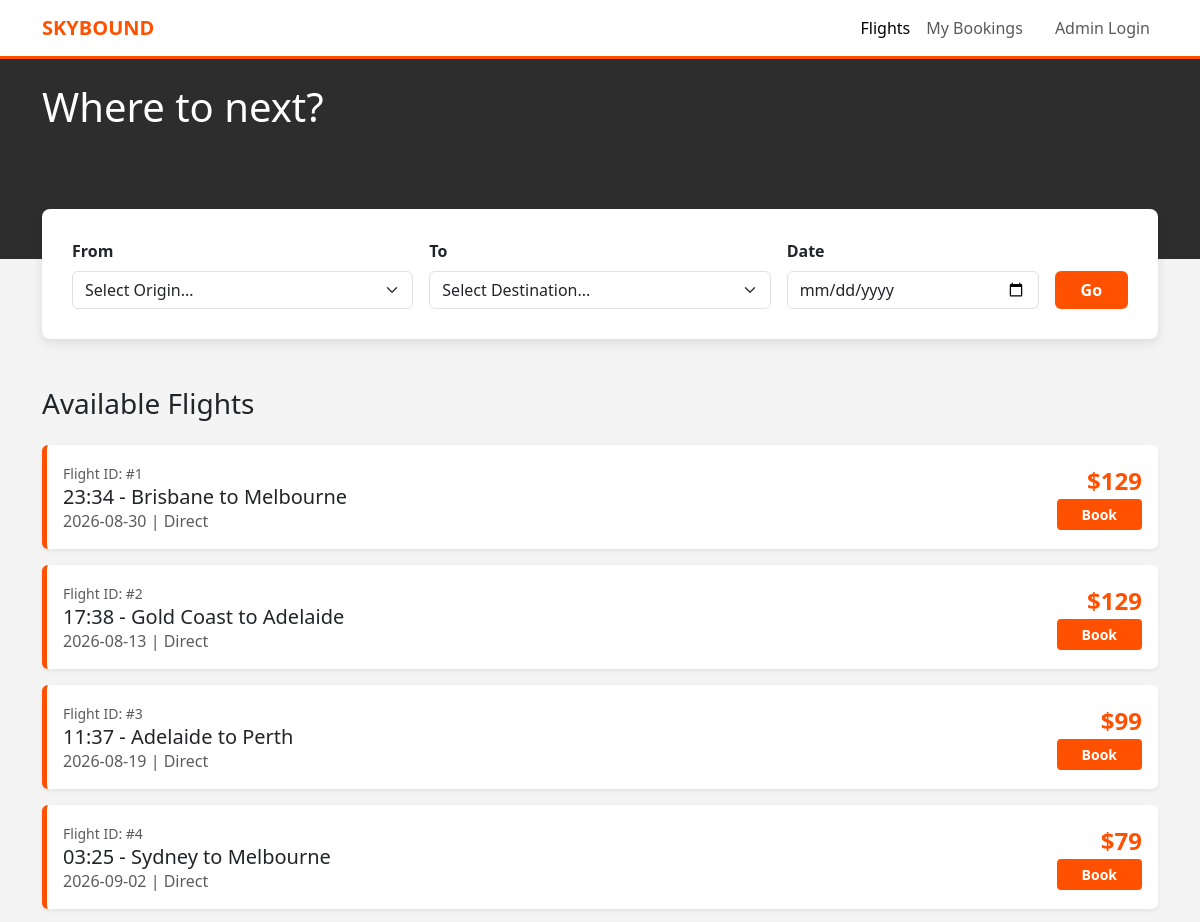
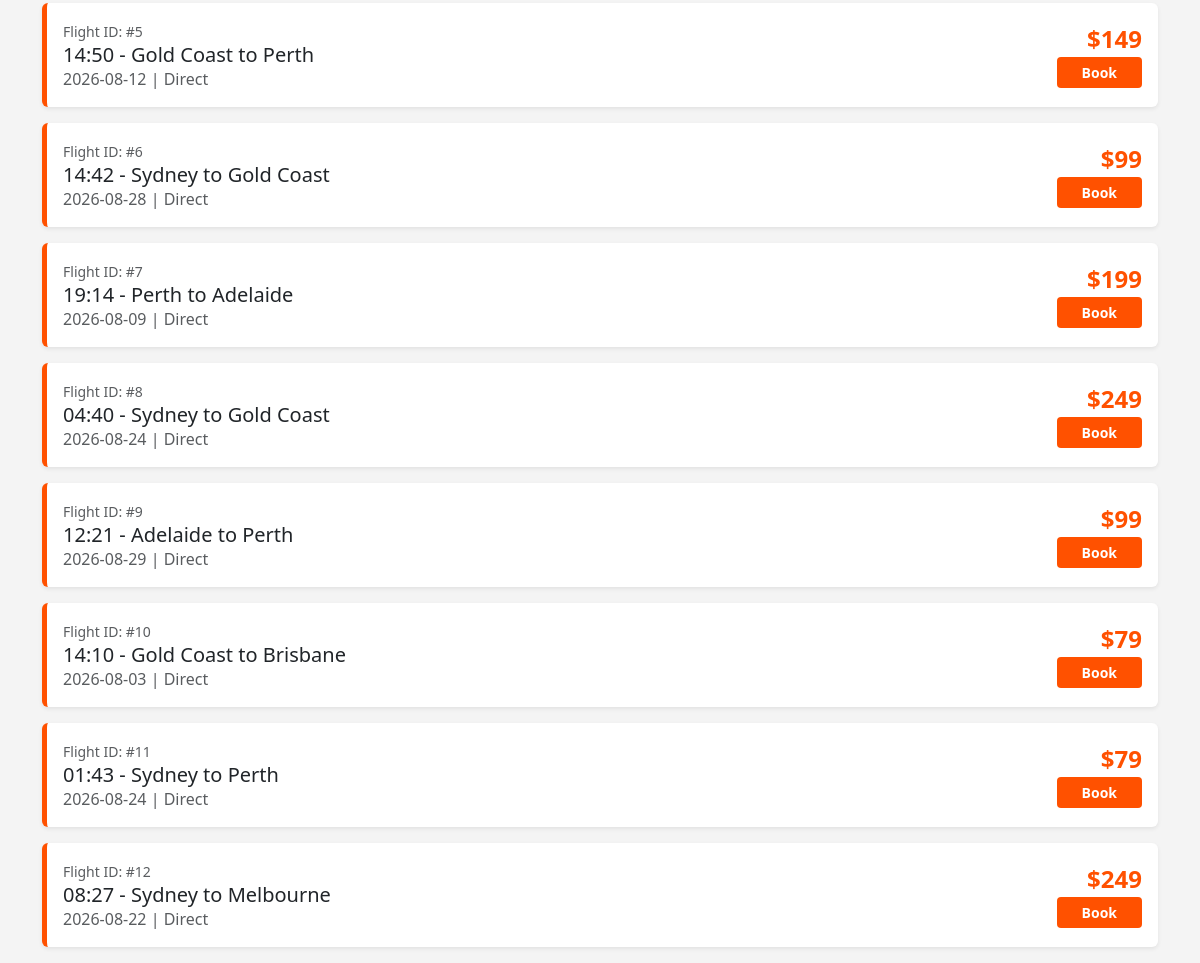
The page / on the database its author committed (2 pictures, top to bottom).
### tables this page shows
CREATE TABLE flights (
        flight_id INTEGER PRIMARY KEY AUTOINCREMENT,
        origin TEXT,
        dest TEXT,
        date TEXT,
        capacity INTEGER,
        price INTEGER
    );

### app.py (the view)
@app.route('/')
def index():
    conn = get_db_connection()
    db_flights = conn.execute('SELECT * FROM flights').fetchall()
    db_cities = get_all_cities()
    return render_template('index.html', flights=db_flights, cities = db_cities)

### app.py (called while the page is built)
def get_db_connection():
    conn = sqlite3.connect('pedair.db')
    conn.row_factory = sqlite3.Row
    return conn

def get_all_cities():
    conn = get_db_connection()
    cities_query = 'SELECT DISTINCT origin FROM flights ORDER BY origin ASC'
    db_cities = [row['origin'] for row in
    conn.execute(cities_query).fetchall()]
    conn.close()
    return db_cities

### templates/index.html (shortened to what this page needs)
<!DOCTYPE html>
<html lang="en">
<head>
    <link href="https://cdn.jsdelivr.net/npm/bootstrap@5.3.0/dist/css/bootstrap.min.css" rel="stylesheet">
</head>
<body>
<nav class="navbar navbar-expand-lg navbar-light sticky-top">
    <div class="container">
        <a class="navbar-brand fw-bold" href="#" style="color: var(--jetstar-orange);">SKYBOUND</a>
        <div class="navbar-nav ms-auto">
            <a class="nav-link active" href="#">Flights</a>
            <a class="nav-link" href="#">My Bookings</a>
            <a class="nav-link btn btn-outline-dark ms-lg-3" href="#">Admin Login</a>
        </div>
    </div>
</nav>
<div style="background-color: #2d2d2d; height: 200px; width: 100%;">
    <div class="container pt-4 text-white">
        <h1>Where to next?</h1>
    </div>
</div>
<div class="container">
    <div class="hero-search mb-5">
        <form class="row g-3">
            <div class="col-md-4">
                <label class="form-label fw-bold">From</label>
                <select class="form-select" name = "origin">
                    <option> Select Origin...</option>
                </select>
            </div>
            <div class="col-md-4">
                <label class="form-label fw-bold">To</label>
                <select class="form-select" name = "dest">
                    <option>Select Destination...</option>
                </select>
            </div>
            <div class="col-md-3">
                <label class="form-label fw-bold">Date</label>
                <input type="date" class="form-control">
            </div>
            <div class="col-md-1 d-flex align-items-end">
                <button type="submit" class="btn btn-orange w-100">Go</button>
            </div>
        </form>
    </div>
    <h3 class="mb-4">Available Flights</h3>
    <div class="row">
        {% for flight in flights %}
            <div class="col-12 mb-3">
                <div class="card flight-card shadow-sm">
                    <div class="card-body d-flex justify-content-between align-items-center">
                        <div>
                            <span class="text-muted small">Flight ID: #{{ flight.flight_id }}</span>
                            <h5 class="mb-0">{{ flight.date.split(" ")[1] }} - {{ flight.origin }} to {{ flight.dest }}</h5>
                            <p class="mb-0 text-muted">{{ flight.date.split(" ")[0] }} | Direct</p>
                        </div>
                        <div class="text-end">
                            <div class="price-tag">${{ flight.price }}</div>
                            <a href = "/book/{{flight.flight_id}}" class="btn btn-sm btn-orange px-4">Book</a>
                        </div>
                    </div>
                </div>
            </div>
        {% endfor %}
    </div>
</div>
</body>
</html>

### templates/index.html (style rules this page uses)
:root { --jetstar-orange: #ff5100; --bg-light: #f4f4f4; }
body { background-color: var(--bg-light); font-family: 'Segoe UI', Roboto, sans-serif; }
.navbar { background-color: white; border-bottom: 3px solid var(--jetstar-orange); }
.hero-search { background: white; padding: 30px; border-radius: 8px; box-shadow: 0 4px 12px rgba(0,0,0,0.1); margin-top: -50px; }
.btn-orange { background-color: var(--jetstar-orange); color: white; font-weight: bold; }
.flight-card { border: none; border-left: 5px solid var(--jetstar-orange); transition: transform 0.2s; }
.price-tag { font-size: 1.5rem; color: var(--jetstar-orange); font-weight: bold; }

### rows shown on the page
flights: flight_id "1", date "23:34", origin "Brisbane", dest "Melbourne", date "2026-08-30", price "129"
flights: flight_id "2", date "17:38", origin "Gold Coast", dest "Adelaide", date "2026-08-13", price "129"
flights: flight_id "3", date "11:37", origin "Adelaide", dest "Perth", date "2026-08-19", price "99"
flights: flight_id "4", date "03:25", origin "Sydney", dest "Melbourne", date "2026-09-02", price "79"
flights: flight_id "5", date "14:50", origin "Gold Coast", dest "Perth", date "2026-08-12", price "149"
flights: flight_id "6", date "14:42", origin "Sydney", dest "Gold Coast", date "2026-08-28", price "99"
flights: flight_id "7", date "19:14", origin "Perth", dest "Adelaide", date "2026-08-09", price "199"
flights: flight_id "8", date "04:40", origin "Sydney", dest "Gold Coast", date "2026-08-24", price "249"
flights: flight_id "9", date "12:21", origin "Adelaide", dest "Perth", date "2026-08-29", price "99"
flights: flight_id "10", date "14:10", origin "Gold Coast", dest "Brisbane", date "2026-08-03", price "79"
flights: flight_id "11", date "01:43", origin "Sydney", dest "Perth", date "2026-08-24", price "79"
flights: flight_id "12", date "08:27", origin "Sydney", dest "Melbourne", date "2026-08-22", price "249"
